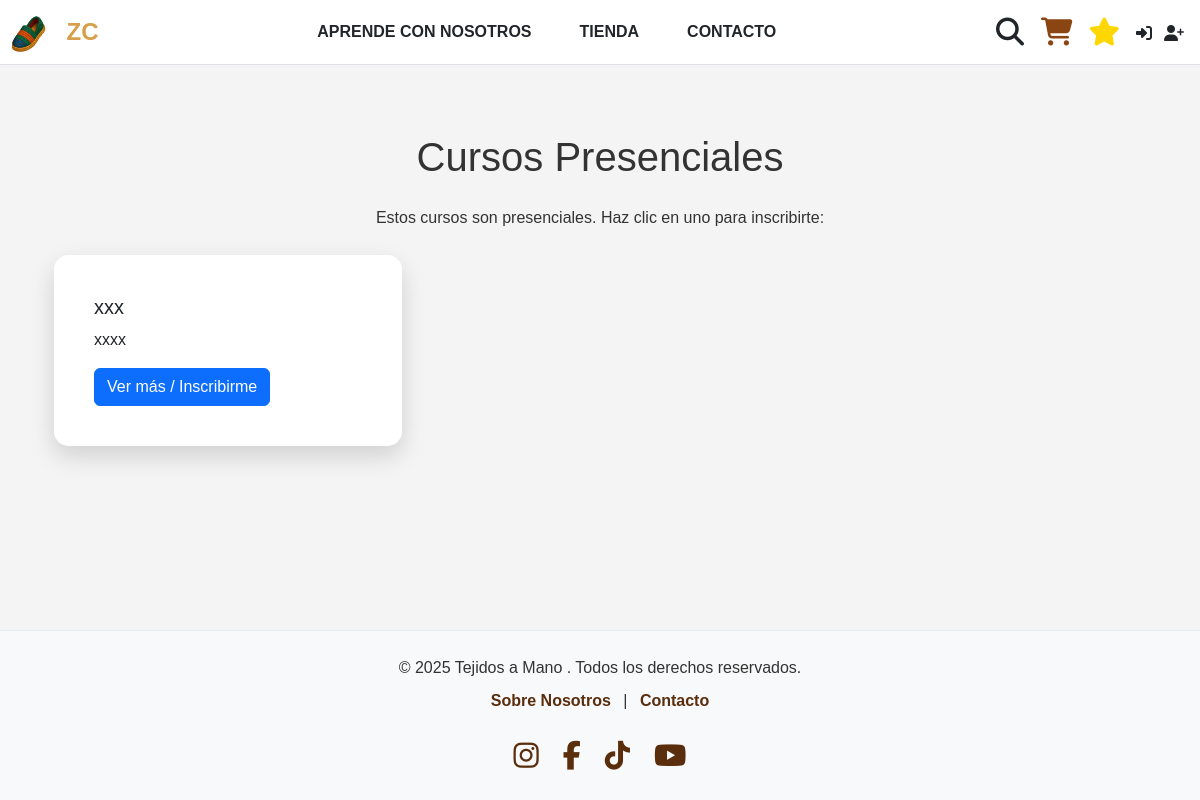
The page /servicios/ on the database as committed earlier.
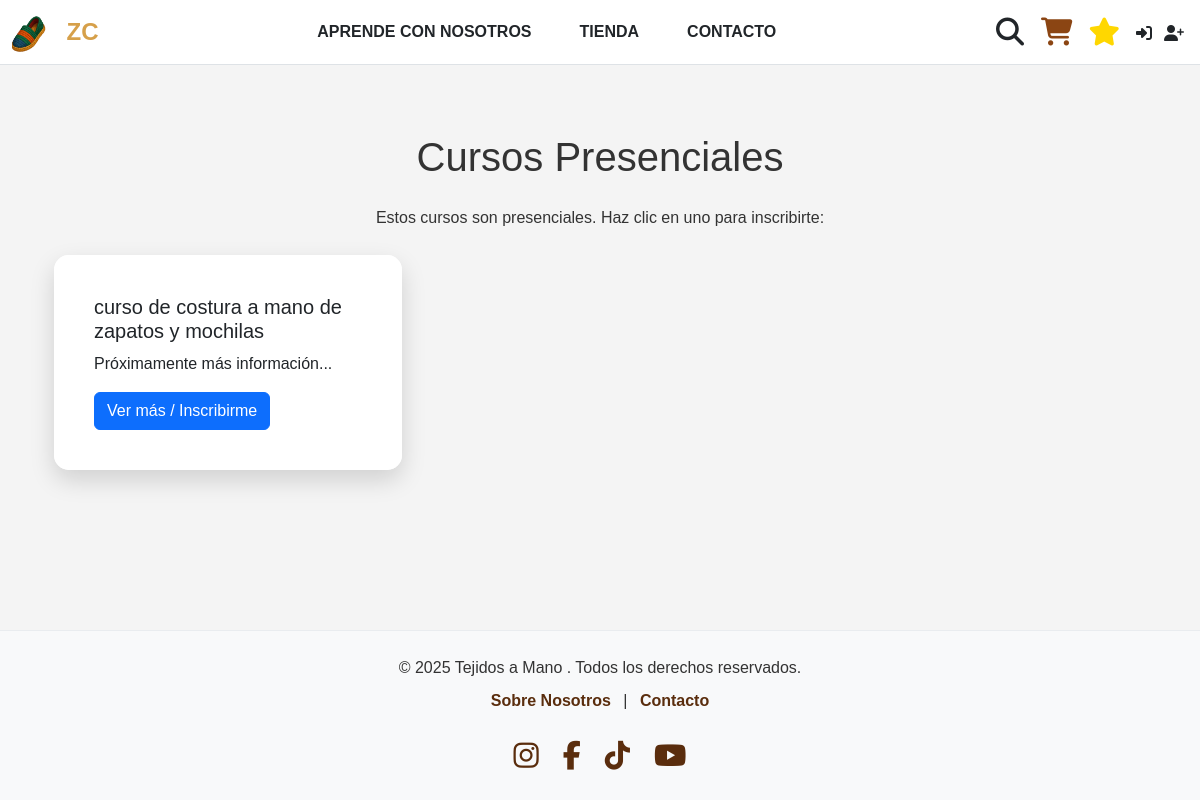
The same page on the database as committed later.
### servicios/models.py (models this page shows, shortened)
class Servicio(models.Model):
    nombre = models.CharField(max_length=200)
    slug = models.SlugField(max_length=200, unique=True, help_text="URL amigable (ej: taller-tejido-basico)")
    descripcion_corta = models.TextField(blank=True, help_text="Breve resumen del servicio")
    descripcion_larga = models.TextField()
    precio_referencia = models.DecimalField(max_digits=10, decimal_places=2, blank=True, null=True, help_text="Precio estimado o desde")
    imagen = models.ImageField(upload_to='servicios/', blank=True, null=True)
    disponible = models.BooleanField(default=True)
    creado = models.DateTimeField(auto_now_add=True)
    actualizado = models.DateTimeField(auto_now=True)
    class Meta:
        verbose_name_plural = "Servicios" # Podríamos cambiarlo a "Cursos" si quieres renombrar el modelo Servicio
        ordering = ['nombre']

### servicios/views.py (the view)
# urls.py: path('', views.lista_servicios, name='lista_servicios'),
def lista_servicios(request):
    servicios = Servicio.objects.filter(disponible=True)
    context = {
        'servicios': servicios,
        'titulo_pagina': 'Cursos Presenciales',
    }
    return render(request, 'servicios/lista_servicios.html', context)

### core/context_processors.py (called while the page is built)
def cart_item_count(request):
    cart = request.session.get('cart', {})
    total_items = sum(item_data.get('cantidad', 0) for item_data in cart.values())
    return {'cart_item_count': total_items}

### servicios/templates/servicios/lista_servicios.html (shortened to what this page needs)
{% extends 'core/base.html' %}
{% load static %}
{% block content %}
<div class="container my-5">
    <h1 class="text-center mb-4">{{ titulo_pagina }}</h1>
    <p class="text-center mb-4">Estos cursos son presenciales. Haz clic en uno para inscribirte:</p>
    <div class="row">
        {% for servicio in servicios %}
        <div class="col-md-4 mb-4">
            <div class="card h-100 shadow-sm">
                <div class="card-body">
                    <h5 class="card-title">{{ servicio.nombre }}</h5>
                    <p class="card-text">{{ servicio.descripcion_corta|default:"Próximamente más información..." }}</p>
                    <a href="{% url 'servicios:detalle_servicio' servicio.slug %}" class="btn btn-primary">Ver más / Inscribirme</a>
                </div>
            </div>
        </div>
        {% empty %}
        <div class="col">
            <p class="text-center">No hay cursos disponibles por el momento.</p>
        </div>
        {% endfor %}
    </div>
</div>
{% endblock %}

Rows that differ between the two databases and show on the page:
changed Servicio: nombre "xxx" → "curso de costura a mano de zapatos y mochilas"; descripcion_corta "xxxx" → "Próximamente más información..."
